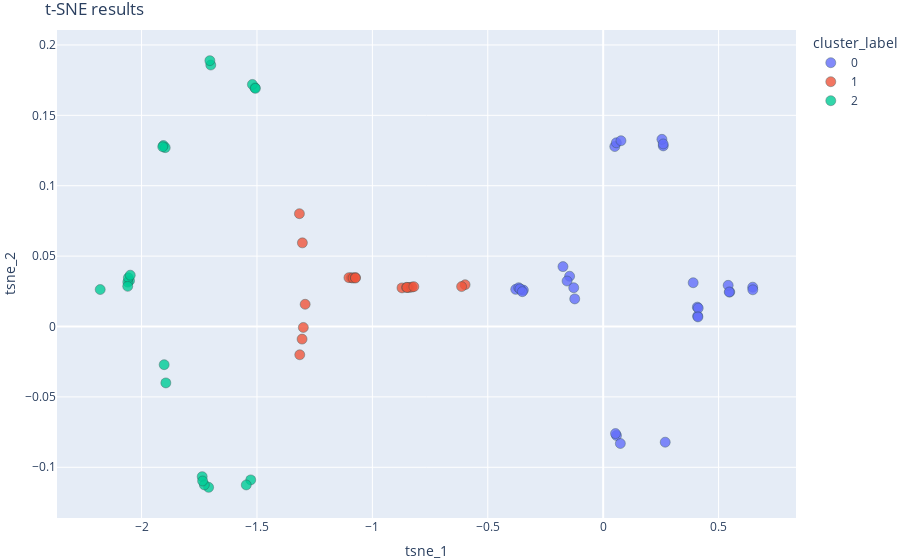

This figure's notebook cell:
### Markdown cell above
### Result (Cluster)

### Code cell
from sklearn.cluster import KMeans
import plotly.express as px

# Assuming data_tsne is already your DataFrame with the t-SNE results
# and 'tsne_1', 'tsne_2' are the column names for the t-SNE components

# Perform K-means clustering
k = 3  # Number of clusters
kmeans = KMeans(n_clusters=k, random_state=42)
kmeans.fit(data_tsne)
df_tsne['cluster'] = kmeans.labels_

# Convert cluster numbers into string labels for better readability in the plot
df_tsne['cluster_label'] = df_tsne['cluster'].astype(str)

data_with_tsne = pd.concat([copy_data_clean, df_tsne], axis='columns')

labels_column = ['temp_id', 'konzentriert', 'motivation', 'prozent_zeit_rang', 'awakeSleepSeconds']

# Create a new column based on the threshold
data_with_tsne['concentration_result'] = data_with_tsne['prozent_zeit_rang'].apply(lambda x: 1 if x < 20 else 0)

# Create a scatter plot using Plotly Express
fig = px.scatter(data_with_tsne, x='tsne_1', y='tsne_2',
                 color='cluster_label',  # Color by new concentration status
                 #symbol='concentration_result',  # Map 'konzentriert' values to different shapes
                 hover_data=labels_column,  # Include additional data in hover tooltips
                 title='t-SNE results')

# Customize the layout to move the legend to the left side
fig.update_layout(
                  #legend=dict(title_font=dict(size=12), font=dict(size=10), x=0, y=1, bgcolor='rgba(255,255,255,0.5)'),
                  margin=dict(l=0, r=0, t=30, b=0))

# Adjust marker settings for better visibility
fig.update_traces(marker=dict(size=10, opacity=0.8, line=dict(width=0.5, color='DarkSlateGrey')))

# Hide the legend for 'cluster_label'
fig.update_traces(showlegend=False, selector=dict(name='cluster_label'))

# Show the plot
fig.show()

### Figure 1 — Plotly figure (JSON) as saved in the notebook; plotly's stock layout.template omitted (floating-point values rounded to 4 significant figures; data arrays with more than 128 entries replaced by an {"elided": "..."} marker saying what was removed)
{"data": [{"customdata": {"elided": "31x5 int values"}, "hovertemplate": "cluster_label=0<br>tsne_1=%{x}<br>tsne_2=%{y}<br>temp_id=%{customdata[0]}<br>konzentriert=%{customdata[1]}<br>motivation=%{customdata[2]}<br>prozent_zeit_rang=%{customdata[3]}<br>awakeSleepSeconds=%{customdata[4]}<extra></extra>", "legendgroup": "0", "marker": {"color": "#636efa", "line": {"color": "DarkSlateGrey", "width": 0.5}, "opacity": 0.8, "size": 10, "symbol": "circle"}, "mode": "markers", "name": "0", "orientation": "v", "showlegend": true, "type": "scatter", "x": [0.5484, 0.4092, 0.2603, 0.05752, -0.3541, 0.6478, 0.5414, 0.3899, 0.2545, 0.05024, -0.1743, -0.3789, 0.6482, 0.546, 0.4078, 0.05686, -0.1455, -0.366, 0.4117, 0.2687, 0.07698, -0.1233, -0.3458, 0.4104, 0.26, 0.05336, -0.1565, -0.3605, 0.07433, -0.1277, -0.3502], "xaxis": "x", "y": [0.02455, 0.007492, 0.1283, -0.07741, 0.026, 0.02793, 0.02925, 0.0311, 0.133, 0.1278, 0.04255, 0.0264, 0.02609, 0.02451, 0.01376, 0.1305, 0.03573, 0.02752, 0.01307, -0.08217, 0.132, 0.01962, 0.02585, 0.006836, 0.1297, -0.07606, 0.03232, 0.02673, -0.0831, 0.02755, 0.02475], "yaxis": "y"}, {"customdata": [[0, 4, 3, 33, 720], [0, 5, 5, 8, 1920], [0, 4, 5, 15, 360], [0, 4, 4, 10, 1140], [1, 5, 5, 67, 1620], [1, 3, 4, 16, 480], [2, 3, 3, 3, 1560], [2, 3, 3, 4, 60], [2, 3, 3, 2, 120], [4, 4, 3, 0, 1560], [4, 4, 5, 1, 1200], [4, 5, 3, 3, 360], [5, 5, 5, 0, 3720], [5, 5, 5, 0, 2700], [5, 5, 5, 0, 7140], [5, 5, 5, 0, 3240], [6, 3, 2, 0, 1320], [6, 2, 3, 1, 2160], [6, 3, 3, 0, 600]], "hovertemplate": "cluster_label=1<br>tsne_1=%{x}<br>tsne_2=%{y}<br>temp_id=%{customdata[0]}<br>konzentriert=%{customdata[1]}<br>motivation=%{customdata[2]}<br>prozent_zeit_rang=%{customdata[3]}<br>awakeSleepSeconds=%{customdata[4]}<extra></extra>", "legendgroup": "1", "marker": {"color": "#EF553B", "line": {"color": "DarkSlateGrey", "width": 0.5}, "opacity": 0.8, "size": 10, "symbol": "circle"}, "mode": "markers", "name": "1", "orientation": "v", "showlegend": true, "type": "scatter", "x": [-0.5983, -0.8403, -1.091, -1.315, -0.8718, -1.303, -0.852, -1.102, -1.305, -0.8289, -1.084, -1.291, -0.6135, -0.8493, -1.074, -1.316, -0.8204, -1.073, -1.299], "xaxis": "x", "y": [0.0297, 0.0277, 0.03463, -0.02008, 0.02744, 0.05942, 0.0278, 0.03472, -0.008938, 0.02799, 0.03448, 0.01579, 0.02836, 0.02775, 0.03479, 0.08014, 0.02832, 0.03442, -0.0006627], "yaxis": "y"}, {"customdata": [[0, 2, 3, 16, 660], [0, 5, 4, 7, 1500], [0, 5, 5, 2, 1020], [0, 4, 2, 7, 840], [1, 4, 4, 27, 1500], [1, 3, 4, 78, 1560], [1, 3, 4, 16, 720], [2, 2, 4, 2, 240], [2, 2, 3, 2, 0], [3, 3, 3, 4, 300], [3, 4, 4, 18, 1020], [3, 3, 3, 4, 120], [3, 3, 2, 4, 2400], [4, 3, 4, 7, 240], [5, 5, 4, 0, 2760], [5, 5, 5, 0, 1800], [5, 4, 4, 0, 600], [5, 5, 5, 0, 1380], [6, 4, 3, 0, 180], [6, 3, 4, 0, 1020], [6, 3, 5, 0, 300], [6, 4, 4, 0, 120]], "hovertemplate": "cluster_label=2<br>tsne_1=%{x}<br>tsne_2=%{y}<br>temp_id=%{customdata[0]}<br>konzentriert=%{customdata[1]}<br>motivation=%{customdata[2]}<br>prozent_zeit_rang=%{customdata[3]}<br>awakeSleepSeconds=%{customdata[4]}<extra></extra>", "legendgroup": "2", "marker": {"color": "#00cc96", "line": {"color": "DarkSlateGrey", "width": 0.5}, "opacity": 0.8, "size": 10, "symbol": "circle"}, "mode": "markers", "name": "2", "orientation": "v", "showlegend": true, "type": "scatter", "x": [-1.509, -1.709, -1.902, -2.052, -1.737, -2.06, -2.179, -1.52, -1.905, -1.527, -1.728, -1.898, -2.057, -1.7, -1.546, -1.735, -1.908, -2.06, -1.507, -1.704, -1.895, -2.049], "xaxis": "x", "y": [0.1697, -0.1142, -0.02711, 0.03252, -0.1067, 0.03154, 0.02627, 0.1719, 0.1286, -0.109, -0.1125, 0.1271, 0.03455, 0.1857, -0.1125, -0.1097, 0.1277, 0.02855, 0.1692, 0.1888, -0.04006, 0.03646], "yaxis": "y"}], "layout": {"autosize": true, "legend": {"title": {"text": "cluster_label"}, "tracegroupgap": 0}, "margin": {"b": 0, "l": 0, "r": 0, "t": 30}, "title": {"text": "t-SNE results"}, "xaxis": {"anchor": "y", "autorange": true, "domain": [0, 1], "range": [-2.36, 0.8292], "title": {"text": "tsne_1"}, "type": "linear"}, "yaxis": {"anchor": "x", "autorange": true, "domain": [0, 1], "range": [-0.1396, 0.2142], "title": {"text": "tsne_2"}, "type": "linear"}}}
